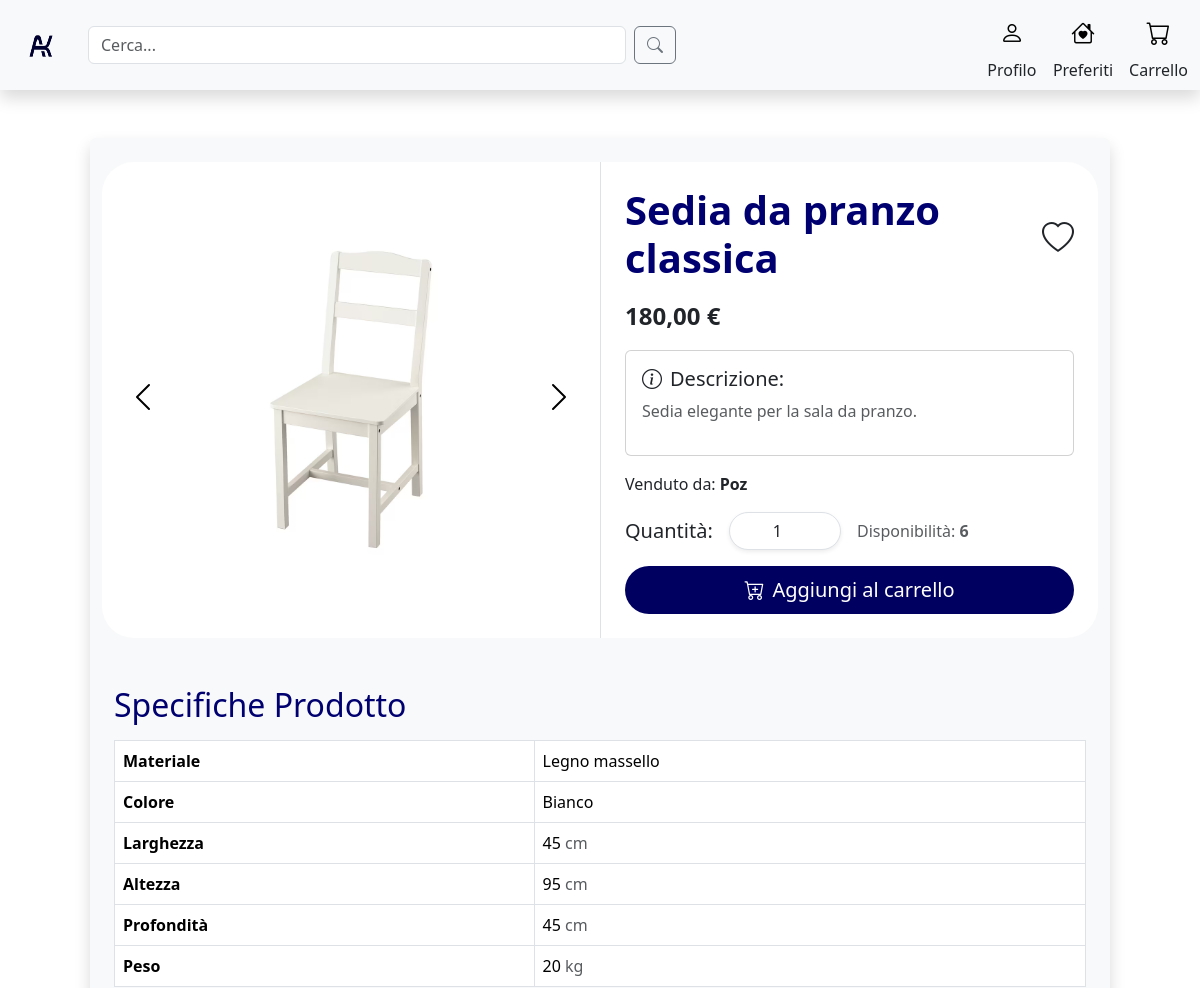
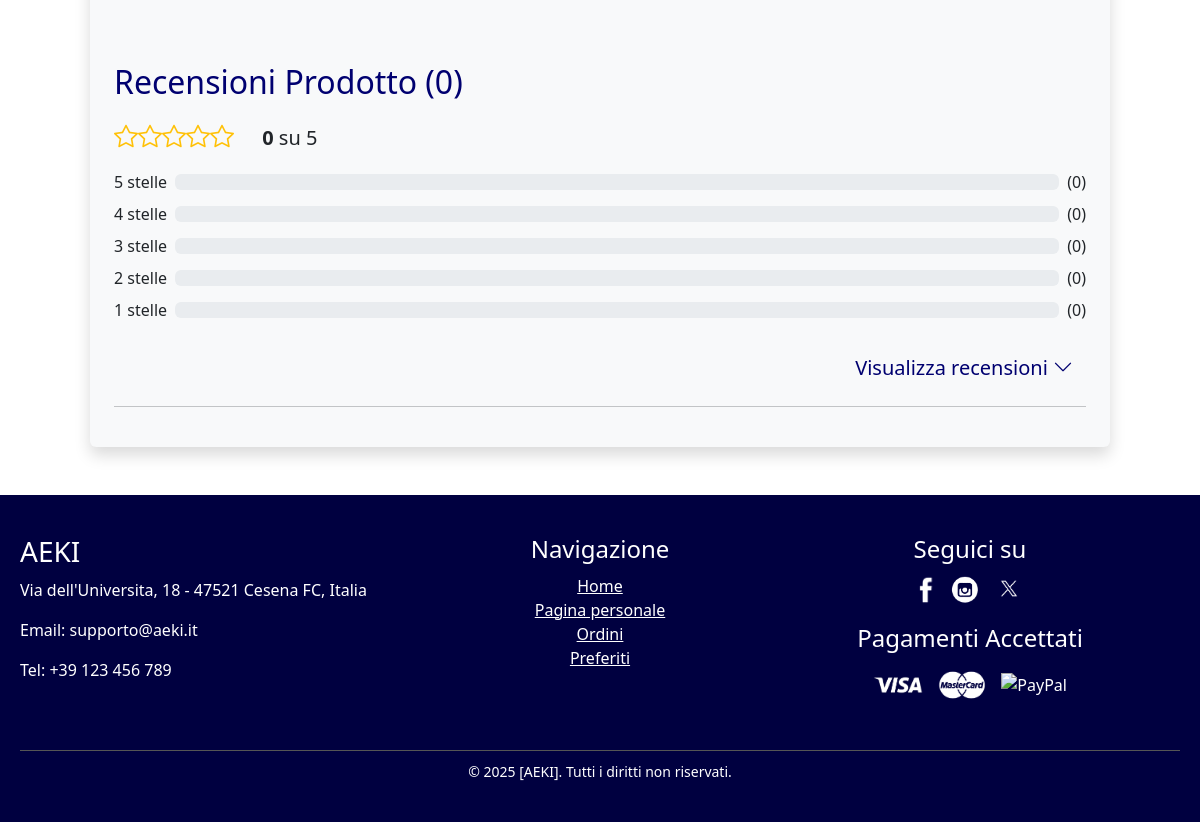
/singleProduct.php?id=48, run on the app's committed database (2 pictures, top to bottom).
### tables this page shows
create table ImmagineProdotto (
     PercorsoImg VARCHAR(60) not null,
     Icona char not null,
     CodiceProdotto INT not null,
     constraint ID_ImmagineProdotto_ID primary key (PercorsoImg));

CREATE TABLE Prodotto (
    CodiceProdotto INT AUTO_INCREMENT,
    Nome VARCHAR(40) NOT NULL,
    Prezzo FLOAT NOT NULL,
    Descrizione VARCHAR(200) NOT NULL,
    NomeMateriale VARCHAR(40) not null,
    NomeColore VARCHAR(40) not null,
    Peso FLOAT NOT NULL,
    Disponibilita INT NOT NULL DEFAULT 6,
    Altezza FLOAT NOT NULL,
    Larghezza FLOAT NOT NULL,
    Profondita FLOAT NOT NULL,
    ValutazioneMedia FLOAT NOT NULL DEFAULT 0,  
    NumeroRecensioni INT NOT NULL DEFAULT 0,      
    NomeAmbiente VARCHAR(40) NOT NULL,
    NomeCategoria VARCHAR(40) NOT NULL,
    Username VARCHAR(20) NOT NULL,
    Rimosso char NOT NUlL,
    CONSTRAINT ID_Prodotto_ID PRIMARY KEY (CodiceProdotto)
);

### singleProduct.php (called while the page is built, shortened)
<?php
require_once 'bootstrap.php';
$templateParams["titolo"] = "Aeki - SingleProduct";
$templateParams["nome"] = "singleProduct_main.php";
$idprodotto = $_GET["id"];
$templateParams["prodotto"] = $dbh->getProdotto($idprodotto);
$templateParams["immagini"] = $dbh->getProdottoImages($idprodotto);
$templateParams["reviewsStats"] = $dbh->getStarNumber($idprodotto);
$templateParams["reviews"] = $dbh->getProductReviews($idprodotto);
$templateParams["prodotto"]["InWishlist"] = "false";
if (isset($_SESSION['user_id'])) {
    $userId = $_SESSION['user_id'];
    if ($dbh->inWishList($idprodotto, $userId)) {
        $templateParams["prodotto"]["InWishlist"] = "true";
    }
    $templateParams["userType"] = $dbh->userType($userId);
}else{
    $templateParams["userType"] = "Cliente";
}
$templateParams["js"] = array("js/addToCart.js","js/likeButton.js","js/singleProductReview.js");
require 'template/base.php';
?>

### db/database.php (called while the page is built, shortened)
<?php
class DatabaseHelper{
    private $db;
    public function __construct($servername, $username, $password, $dbname){
        $this->db = new mysqli($servername, $username, $password, $dbname);
    }
    public function getProdotto($idProdotto){
        $stmt = $this->db->prepare("SELECT * FROM Prodotto WHERE CodiceProdotto=?");
        $stmt->bind_param('i',$idProdotto);
        $stmt->execute();
        $result = $stmt->get_result();
        return $result->fetch_assoc();
    }
    public function getProdottoImages($idProdotto){
        $stmt = $this->db->prepare("SELECT PercorsoImg, Icona FROM ImmagineProdotto WHERE CodiceProdotto=?");
        $stmt->bind_param('i',$idProdotto);
        $stmt->execute();
        $result = $stmt->get_result();
        return $result->fetch_all(MYSQLI_ASSOC);
    }
    public function getStarNumber($idProdotto){
        $stmt = $this->db->prepare("SELECT r.stelle,COUNT(r.IDrecensione) AS numeroRecensioni
                                    FROM Recensione r
                                    WHERE r.CodiceProdotto = ?
                                    GROUP BY r.stelle
                                    ORDER BY r.stelle DESC");
        $stmt->bind_param('i', $idProdotto);
        $stmt->execute();
        $result = $stmt->get_result();
        return $result->fetch_all(MYSQLI_ASSOC);
    }
    public function getProductReviews($idProdotto){
        $stmt = $this->db->prepare("SELECT IDrecensione,Testo,stelle,r.Username AS Cliente
                                    FROM Recensione AS r
                                    JOIN Prodotto AS p ON p.CodiceProdotto = r.CodiceProdotto
                                    WHERE p.CodiceProdotto = ?");
        $stmt->bind_param('i', $idProdotto);
        $stmt->execute();
        $result = $stmt->get_result();
        return $result->fetch_all(MYSQLI_ASSOC);
    }
}
?>

### bootstrap.php (called while the page is built, shortened)
<?php
require_once("utils/functions.php");
require_once("db/database.php");
$dbh = new DatabaseHelper("localhost", "root", "", "aekiDb");
?>

### template/singleProduct_main.php (the view, shortened to what this page needs)
<link rel="stylesheet" href="./css/singleProduct_style.css">
<?php $prodotto = $templateParams["prodotto"];?>
<div class="row d-flex justify-content-center my-5">
    <div class = "col-md-10 col-12 rounded shadow bg-light p-4">
        <div class="row d-flex align-items-stretch bg-white rounded-5 ">
            <div class="col-md-6 d-flex justify-content-center align-items-center">
                <button class="btn me-3" type="button" data-bs-target="#productCarousel" data-bs-slide="prev">
                    <span class="carousel-control-prev-icon" aria-hidden="true"></span>
                </button>
                <div id="productCarousel" class="carousel slide p-2" data-bs-ride="carousel">
                    <div class="carousel-inner">
                        <?php foreach ($templateParams["immagini"] as $img): ?>
                            <?php if ($img["Icona"] == 'Y'): ?>
                                <div class="carousel-item active">
                                    <img src="<?php echo $img["PercorsoImg"]; ?>" class="d-block img-fluid rounded" alt="<?php echo $img["PercorsoImg"]; ?>">
                                </div>
                            <?php else : ?>
                                <div class="carousel-item">
                                    <img src="<?php echo $img["PercorsoImg"]; ?>" class="d-block img-fluid rounded" alt="<?php echo $img["PercorsoImg"]; ?>">
                                </div>
                            <?php endif; ?>
                        <?php endforeach; ?>
                    </div>
                </div>
                <button class="btn ms-3" type="button" data-bs-target="#productCarousel" data-bs-slide="next">
                    <span class="carousel-control-next-icon" aria-hidden="true"></span>
                </button>
            </div>
            <div class="col-md-6 p-4 d-flex border-start flex-column">
                <div class="d-flex align-items-center mb-2">
                    <h1 class="fw-bold flex-grow-1 display-6 " style = "color:#000070"><?php echo $prodotto["Nome"]; ?></h1>
                    <div>
                        <?php if ($prodotto["InWishlist"] == "true"): ?>
                            <span class="bi bi-heart-fill fs-2" data-id="<?php echo htmlspecialchars($prodotto["CodiceProdotto"]); ?>" style="display:inline-block;color:#B00000"></span>
                            <span class="bi bi-heart fs-2" data-id="<?php echo htmlspecialchars($prodotto["CodiceProdotto"]); ?>" style="display:none;"></span>
                        <?php else: ?>
                            <span class="bi bi-heart fs-2" data-id="<?php echo htmlspecialchars($prodotto["CodiceProdotto"]); ?>" style="display:inline-block;"></span>
                        <?php endif; ?>
                    </div>
                </div>
                <div class="mb-3">
                    <span class="fs-4 fw-semibold"><?php echo number_format($prodotto["Prezzo"], 2, ',', ''); ?> €</span>
                </div>
                <div class="card p-3 mb-3">
                    <h2 class="card-title fs-5"><span class="bi bi-info-circle me-2"></span>Descrizione:</h2>
                    <p class="fs-6 text-muted"><?php echo $prodotto["Descrizione"]; ?></p>
                </div>
                <span class="mb-3" >Venduto da: <span class="fw-semibold" ><?php echo $prodotto["Username"]; ?></span></span>
                <div class="d-flex align-items-center mb-3">
                    <label for="quantity" class="me-3 fs-5">Quantità:</label>
                    <input type="number" id="quantity" class="form-control w-25 me-3 rounded-pill px-4 text-center shadow-sm"
                        onchange="updateQuantity(<?php echo $prodotto['Disponibilita']?>)"
                        min="<?php echo $prodotto["Disponibilita"] > 0 ? 1 : 0; ?>"
                        max="<?php echo $prodotto["Disponibilita"]; ?>"
                        value="<?php echo $prodotto["Disponibilita"] > 0 ? 1 : 0; ?>">
                    <span class="text-muted fs-6">Disponibilità:
                        <span class="fw-semibold" style="<?php echo $prodotto["Disponibilita"] < 5 ? 'color:#B00000' : ''; ?>">
                            <?php echo $prodotto["Disponibilita"]; ?>
                        </span>
                    </span>
                </div>
                <button id="addToCartButton" class="btn rounded-pill w-100 py-2 fs-5 hover-shadow" style="background-color: #000060; color: #FFFFFF" data-id="<?php echo htmlspecialchars($prodotto["CodiceProdotto"]); ?> ">
                    <span class="bi bi-cart-plus me-2"></span>Aggiungi al carrello
                </button>
            </div>
        </div>
        <div class="row mt-5 ">
            <div class="col-12">
                <h2 class="mb-3" style = "color:#000070">Specifiche Prodotto</h2>
                <table class="table table-bordered table-rounded">
                    <tbody>
                        <tr>
                            <th>Materiale</th>
                            <td><?php echo $prodotto["NomeMateriale"]?></td>
                        </tr>
                        <tr>
                            <th>Colore</th>
                            <td><?php echo $prodotto["NomeColore"]?></td>
                        </tr>
                        <tr>
                            <th>Larghezza</th>
                            <td><?php echo $prodotto["Larghezza"]?> <span class = "text-muted">cm</span></td>
                        </tr>
                        <tr>
                            <th>Altezza</th>
                            <td><?php echo $prodotto["Altezza"]?> <span class = "text-muted">cm</span></td>
                        </tr>
                        <tr>
                            <th>Profondità</th>
                            <td><?php echo $prodotto["Profondita"]?> <span class = "text-muted">cm</span></td>
                        </tr>
                        <tr>
                            <th>Peso</th>
                            <td><?php echo $prodotto["Peso"]?> <span class = "text-muted">kg</span></td>
                        </tr>
                    </tbody>
                </table>
            </div>
        </div>
        <?php $totalReviews = $prodotto["NumeroRecensioni"]?>
        <div class="row mt-5 ">
            <div class="col-12 ">
                <h2 class="mb-3" style = "color:#000070">Recensioni Prodotto<span class = "ms-2">(<?php echo $totalReviews?>)</span></h2>
                <div class=" mb-3">
                    <span class="fs-4 text-warning"><?php echo getStars((int)$prodotto["ValutazioneMedia"]) ?></span>
                    <span class = "ms-4 fs-5 fw-semibold"><?php echo $prodotto["ValutazioneMedia"] ?> <span class = "fs-5 fw-normal"> su 5</span></span>
                </div>
                <?php foreach (range(5, 1) as $stars): ?>
                    <?php
                    $reviewCount = 0;
                    ?>
                    <div class="d-flex align-items-center mb-2">
                        <span class="me-2"><?php echo $stars ?> stelle</span>
                        <div class="progress flex-grow-1">
                        </div>
                        <span class="ms-2">(<?php echo $reviewCount ?>)</span>
                    </div>
                <?php endforeach; ?>
            </div>
            <div class="col-12 mt-3">
                <div class="d-flex justify-content-md-end justify-content-center">
                    <button class="btn btn-link text-decoration-none fs-5" id="toggle-reviews-btn" style="color:#000070">
                        Visualizza recensioni
                        <span class="bi bi-chevron-down" id="toggle-icon"></span>
                    </button>
                </div>
                <hr>
            </div>
        </div>
    </div>
</div>

### css/singleProduct_style.css (style rules this page uses)
.carousel-inner img { max-width: 100%; max-height: 400px; object-fit: contain; }
.carousel-item img { transition: transform 0.1s ease, box-shadow 0.1s ease; cursor: zoom-in; object-fit: contain; }
.carousel-control-prev-icon, .carousel-control-next-icon { filter: invert(1); }

### data on the page
immagineprodotto: PercorsoImg (picture)
prodotto: Nome "Sedia da pranzo classica", Prezzo "180,00", Descrizione "Sedia elegante per la sala da pranzo.", Username "Poz", Disponibilita "1", Disponibilita "6", NomeMateriale "Legno massello", NomeColore "Bianco", Larghezza "45", Altezza "95", Profondita "45", Peso "20", NumeroRecensioni "0", ValutazioneMedia "0"

### other printed values
$stars "5"
$reviewCount "0"
$stars "4"
$stars "3"
$stars "2"
$stars "1"
